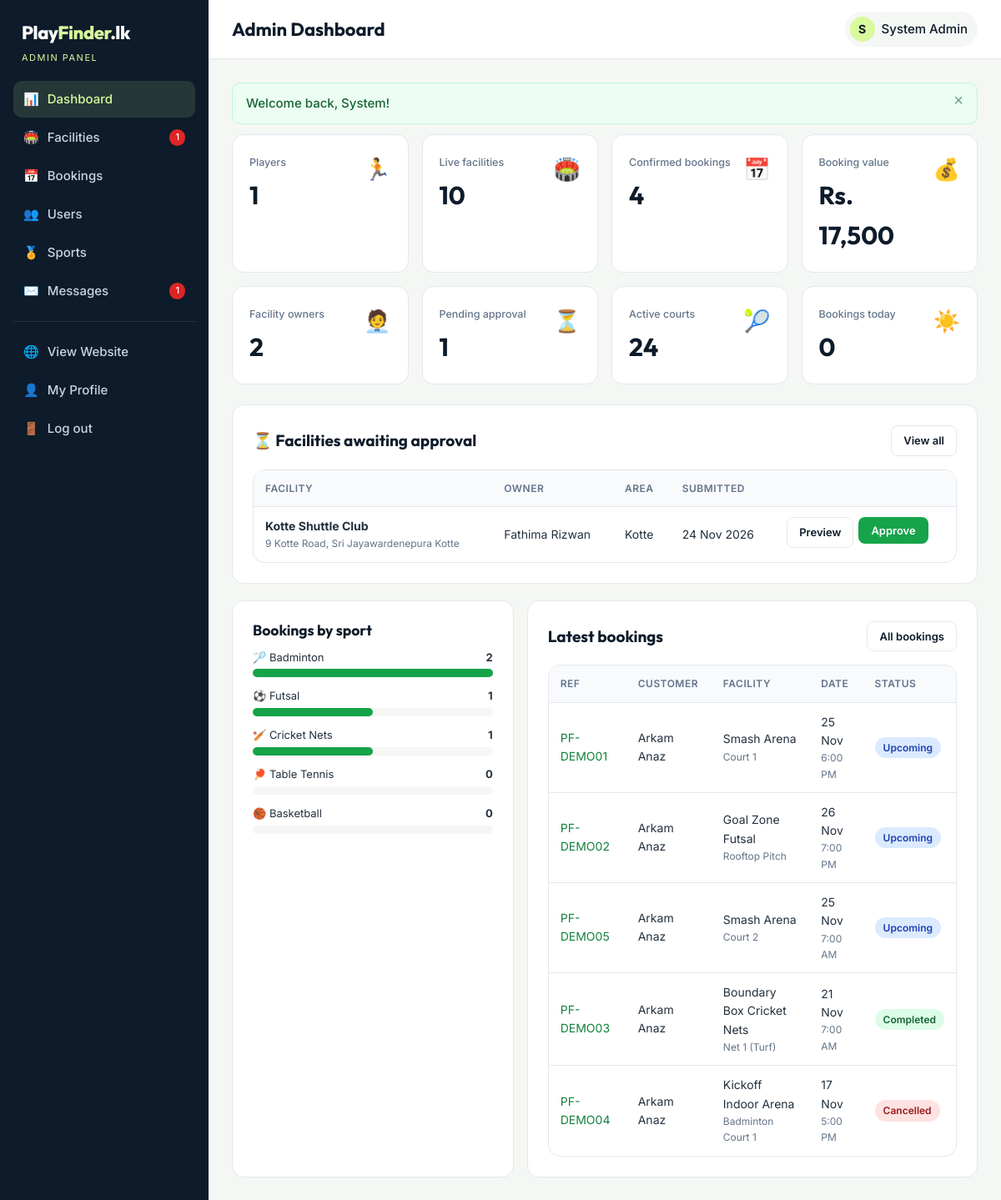
/admin/index.php (signed in), run on the app's committed database.
### tables this page shows
CREATE TABLE users (
    id            INT AUTO_INCREMENT PRIMARY KEY,
    full_name     VARCHAR(100) NOT NULL,
    email         VARCHAR(150) NOT NULL UNIQUE,
    phone         VARCHAR(20)  NOT NULL,
    password_hash VARCHAR(255) NOT NULL,
    role          ENUM('user','owner','admin') NOT NULL DEFAULT 'user',
    status        ENUM('active','blocked')     NOT NULL DEFAULT 'active',
    created_at    DATETIME NOT NULL DEFAULT CURRENT_TIMESTAMP
);

CREATE TABLE facilities (
    id          INT AUTO_INCREMENT PRIMARY KEY,
    owner_id    INT NOT NULL,
    name        VARCHAR(120) NOT NULL,
    description TEXT,
    address     VARCHAR(255) NOT NULL,
    area        VARCHAR(60)  NOT NULL,
    latitude    DECIMAL(10,7) NOT NULL,
    longitude   DECIMAL(10,7) NOT NULL,
    phone       VARCHAR(20)  NOT NULL,
    open_time   TIME NOT NULL DEFAULT '06:00:00',
    close_time  TIME NOT NULL DEFAULT '22:00:00',
    amenities   VARCHAR(255) DEFAULT NULL,
    image       VARCHAR(255) DEFAULT NULL,
    status      ENUM('pending','approved','rejected') NOT NULL DEFAULT 'pending',
    created_at  DATETIME NOT NULL DEFAULT CURRENT_TIMESTAMP,
    CONSTRAINT fk_fac_owner FOREIGN KEY (owner_id) REFERENCES users(id) ON DELETE CASCADE,
    INDEX idx_fac_area (area),
    INDEX idx_fac_status (status)
);

CREATE TABLE bookings (
    id            INT AUTO_INCREMENT PRIMARY KEY,
    booking_ref   VARCHAR(12) NOT NULL UNIQUE,
    user_id       INT NOT NULL,
    court_id      INT NOT NULL,
    booking_date  DATE NOT NULL,
    start_time    TIME NOT NULL,
    end_time      TIME NOT NULL,
    hours         TINYINT NOT NULL,
    total_price   DECIMAL(10,2) NOT NULL,
    status        ENUM('confirmed','cancelled') NOT NULL DEFAULT 'confirmed',
    notes         VARCHAR(255) DEFAULT NULL,
    cancelled_by  ENUM('user','owner','admin') DEFAULT NULL,
    created_at    DATETIME NOT NULL DEFAULT CURRENT_TIMESTAMP,
    cancelled_at  DATETIME DEFAULT NULL,
    CONSTRAINT fk_book_user  FOREIGN KEY (user_id)  REFERENCES users(id)  ON DELETE CASCADE,
    CONSTRAINT fk_book_court FOREIGN KEY (court_id) REFERENCES courts(id) ON DELETE CASCADE,
    INDEX idx_book_slot (court_id, booking_date, status)
);

CREATE TABLE courts (
    id             INT AUTO_INCREMENT PRIMARY KEY,
    facility_id    INT NOT NULL,
    sport_id       INT NOT NULL,
    name           VARCHAR(80) NOT NULL,
    price_per_hour DECIMAL(10,2) NOT NULL,
    is_active      TINYINT(1) NOT NULL DEFAULT 1,
    CONSTRAINT fk_court_fac   FOREIGN KEY (facility_id) REFERENCES facilities(id) ON DELETE CASCADE,
    CONSTRAINT fk_court_sport FOREIGN KEY (sport_id)    REFERENCES sports(id)
);

### includes/db.php (called while the page is built)
<?php
function db(): PDO
{
    static $pdo = null;
    if ($pdo === null) {
        try {
            $pdo = new PDO(DB_DSN, DB_USER, DB_PASS, [
                PDO::ATTR_ERRMODE            => PDO::ERRMODE_EXCEPTION,
                PDO::ATTR_DEFAULT_FETCH_MODE => PDO::FETCH_ASSOC,
                PDO::ATTR_EMULATE_PREPARES   => false,
            ]);
        } catch (PDOException $e) {
            http_response_code(500);
            exit('<div style="font-family:sans-serif;padding:40px;max-width:640px;margin:auto">
                <h2>Database connection failed</h2>
                <p>Please make sure MySQL is running in XAMPP and that you imported
                <code>database/playfinder.sql</code> in phpMyAdmin.</p>
                <p style="color:#888">Check settings in <code>config/config.php</code>.</p></div>');
        }
    }
    return $pdo;
}
function q(string $sql, array $params = []): PDOStatement
{
    $stmt = db()->prepare($sql);
    $stmt->execute($params);
    return $stmt;
}
function q_one(string $sql, array $params = []): ?array
{
    $row = q($sql, $params)->fetch();
    return $row === false ? null : $row;
}
function q_all(string $sql, array $params = []): array
{
    return q($sql, $params)->fetchAll();
}
function q_val(string $sql, array $params = [])
{
    return q($sql, $params)->fetchColumn();
}

### includes/auth.php (called while the page is built, shortened)
<?php
function current_user(): ?array
{
    static $user = false;
    if ($user === false) {
        $user = null;
        if (!empty($_SESSION['user_id'])) {
            $user = q_one('SELECT id, full_name, email, phone, role, status FROM users WHERE id = ?', [$_SESSION['user_id']]);
        }
    }
    return $user;
}
function is_logged_in(): bool
{
    return current_user() !== null;
}
function require_login(): array
{
    if (!is_logged_in()) {
        $_SESSION['redirect_after_login'] = $_SERVER['REQUEST_URI'] ?? url();
        flash('warning', 'Please log in to continue.');
        redirect('login.php');
    }
    return current_user();
}
function require_role(string ...$roles): array
{
    $user = require_login();
    return $user;
}

### includes/booking.php (called while the page is built, shortened)
<?php
function booking_state(array $b): string
{
    if ($b['status'] === 'cancelled') return 'cancelled';
    return strtotime($b['booking_date'] . ' ' . $b['end_time']) <= time() ? 'completed' : 'upcoming';
}
function booking_badge(array $b): string
{
    $state = booking_state($b);
    $map = ['upcoming' => 'info', 'completed' => 'success', 'cancelled' => 'danger'];
    return badge(ucfirst($state), $map[$state]);
}
function booking_select_sql(): string
{
    return 'SELECT b.*, c.name AS court_name, c.facility_id, s.name AS sport_name, s.icon,
                   f.name AS facility_name, f.area, f.address, f.phone AS facility_phone, f.owner_id,
                   f.latitude, f.longitude,
                   u.full_name AS user_name, u.email AS user_email, u.phone AS user_phone
            FROM bookings b
            JOIN courts c ON c.id = b.court_id
            JOIN sports s ON s.id = c.sport_id
            JOIN facilities f ON f.id = c.facility_id
            JOIN users u ON u.id = b.user_id';
}

### admin/index.php (the view, shortened to what this page needs)
<?php
require_once __DIR__ . '/../includes/init.php';
require_role('admin');
$today = date('Y-m-d');
$stats = [
    'players'    => q_val('SELECT COUNT(*) FROM users WHERE role = ?', ['user']),
    'owners'     => q_val('SELECT COUNT(*) FROM users WHERE role = ?', ['owner']),
    'facilities' => q_val('SELECT COUNT(*) FROM facilities WHERE status = ?', ['approved']),
    'pending'    => q_val('SELECT COUNT(*) FROM facilities WHERE status = ?', ['pending']),
    'courts'     => q_val('SELECT COUNT(*) FROM courts WHERE is_active = 1'),
    'bookings'   => q_val('SELECT COUNT(*) FROM bookings WHERE status = ?', ['confirmed']),
    'today'      => q_val('SELECT COUNT(*) FROM bookings WHERE status = ? AND booking_date = ?', ['confirmed', $today]),
    'value'      => q_val('SELECT COALESCE(SUM(total_price),0) FROM bookings WHERE status = ?', ['confirmed']),
];
$bySport = q_all('SELECT s.name, s.icon, COUNT(b.id) AS n FROM sports s
                  LEFT JOIN courts c ON c.sport_id = s.id
                  LEFT JOIN bookings b ON b.court_id = c.id AND b.status = ?
                  GROUP BY s.id, s.name, s.icon ORDER BY n DESC', ['confirmed']);
$maxSport = max(1, max(array_column($bySport, 'n') ?: [0]));
$pending = q_all('SELECT f.*, u.full_name AS owner_name FROM facilities f JOIN users u ON u.id = f.owner_id
                  WHERE f.status = ? ORDER BY f.created_at', ['pending']);
$recent = q_all(booking_select_sql() . ' ORDER BY b.created_at DESC LIMIT 8');
$pageTitle = 'Admin Dashboard';
$activeNav = 'dashboard';
require __DIR__ . '/../includes/dash_header.php';
?>
<div class="stat-grid">
    <div class="stat"><span class="icon">🏃</span><small>Players</small><strong><?= (int)$stats['players'] ?></strong></div>
    <div class="stat"><span class="icon">🏟️</span><small>Live facilities</small><strong><?= (int)$stats['facilities'] ?></strong></div>
    <div class="stat"><span class="icon">📅</span><small>Confirmed bookings</small><strong><?= (int)$stats['bookings'] ?></strong></div>
    <div class="stat"><span class="icon">💰</span><small>Booking value</small><strong><?= lkr($stats['value']) ?></strong></div>
    <div class="stat"><span class="icon">🧑‍💼</span><small>Facility owners</small><strong><?= (int)$stats['owners'] ?></strong></div>
    <div class="stat"><span class="icon">⏳</span><small>Pending approval</small><strong><?= (int)$stats['pending'] ?></strong></div>
    <div class="stat"><span class="icon">🎾</span><small>Active courts</small><strong><?= (int)$stats['courts'] ?></strong></div>
    <div class="stat"><span class="icon">☀️</span><small>Bookings today</small><strong><?= (int)$stats['today'] ?></strong></div>
</div>
<?php if ($pending): ?>
<div class="card">
    <div class="card-title"><h3>⏳ Facilities awaiting approval</h3><a href="<?= url('admin/facilities.php?status=pending') ?>" class="btn btn-outline btn-sm">View all</a></div>
    <div class="table-wrap">
        <table>
            <tr><th>Facility</th><th>Owner</th><th>Area</th><th>Submitted</th><th></th></tr>
            <?php foreach ($pending as $f): ?>
                <tr>
                    <td><strong><?= e($f['name']) ?></strong><span class="sub"><?= e($f['address']) ?></span></td>
                    <td><?= e($f['owner_name']) ?></td>
                    <td><?= e($f['area']) ?></td>
                    <td><?= date('d M Y', strtotime($f['created_at'])) ?></td>
                    <td class="actions">
                        <a href="<?= url('facility.php?id=' . $f['id']) ?>" class="btn btn-outline btn-sm" target="_blank">Preview</a>
                        <form method="post" action="<?= url('admin/facilities.php') ?>">
                            <button class="btn btn-primary btn-sm">Approve</button>
                        </form>
                    </td>
                </tr>
            <?php endforeach; ?>
        </table>
    </div>
</div>
<?php endif; ?>
<div class="grid-2" style="grid-template-columns:1fr 1.6fr;margin-top:20px">
    <div class="card" style="margin:0">
        <h3>Bookings by sport</h3>
        <?php foreach ($bySport as $s): ?>
            <div style="margin:12px 0">
                <div class="flex between small"><span><?= e($s['icon'] . ' ' . $s['name']) ?></span><strong><?= (int)$s['n'] ?></strong></div>
                <div style="background:var(--bg);border-radius:6px;height:10px;margin-top:4px">
                    <div style="background:var(--brand);height:10px;border-radius:6px;width:<?= round($s['n'] / $maxSport * 100) ?>%"></div>
                </div>
            </div>
        <?php endforeach; ?>
    </div>
    <div class="card" style="margin:0">
        <div class="card-title"><h3>Latest bookings</h3><a href="<?= url('admin/bookings.php') ?>" class="btn btn-outline btn-sm">All bookings</a></div>
        <div class="table-wrap">
            <table>
                <tr><th>Ref</th><th>Customer</th><th>Facility</th><th>Date</th><th>Status</th></tr>
                <?php foreach ($recent as $b): ?>
                    <tr>
                        <td><a href="<?= url('booking.php?ref=' . urlencode($b['booking_ref'])) ?>"><?= e($b['booking_ref']) ?></a></td>
                        <td><?= e($b['user_name']) ?></td>
                        <td><?= e($b['facility_name']) ?><span class="sub"><?= e($b['court_name']) ?></span></td>
                        <td><?= date('d M', strtotime($b['booking_date'])) ?><span class="sub"><?= time_label($b['start_time']) ?></span></td>
                        <td><?= booking_badge($b) ?></td>
                    </tr>
                <?php endforeach; ?>
            </table>
        </div>
    </div>
</div>
<?php require __DIR__ . '/../includes/dash_footer.php'; ?>

### includes/dash_header.php (shortened to what this page needs)
<?php
$user = current_user();
$isAdmin = $user['role'] === 'admin';
$activeNav = $activeNav ?? '';
if ($isAdmin) {
    $pendingCount = (int)q_val('SELECT COUNT(*) FROM facilities WHERE status = ?', ['pending']);
    $unreadCount  = (int)q_val('SELECT COUNT(*) FROM contact_messages WHERE is_read = 0');
    $menu = [
        'dashboard'  => ['admin/index.php', '📊', 'Dashboard', 0],
        'facilities' => ['admin/facilities.php', '🏟️', 'Facilities', $pendingCount],
        'bookings'   => ['admin/bookings.php', '📅', 'Bookings', 0],
        'users'      => ['admin/users.php', '👥', 'Users', 0],
        'sports'     => ['admin/sports.php', '🏅', 'Sports', 0],
        'messages'   => ['admin/messages.php', '✉️', 'Messages', $unreadCount],
    ];
} else {
    $menu = [
        'dashboard'  => ['owner/index.php', '📊', 'Dashboard', 0],
        'facilities' => ['owner/facilities.php', '🏟️', 'My Facilities', 0],
        'bookings'   => ['owner/bookings.php', '📅', 'Bookings', 0],
    ];
}
?>
<!DOCTYPE html>
<html lang="en">
<head>
    <link rel="stylesheet" href="<?= url('assets/css/style.css') ?>">
</head>
<body class="dash-body">
<aside class="sidebar" id="sidebar">
    <a href="<?= url('index.php') ?>" class="logo logo-light">Play<span>Finder</span>.lk</a>
    <div class="sidebar-role"><?= $isAdmin ? 'Admin Panel' : 'Facility Owner' ?></div>
    <nav>
        <?php foreach ($menu as $key => [$href, $icon, $label, $count]): ?>
            <a href="<?= url($href) ?>" class="<?= $activeNav === $key ? 'active' : '' ?>">
                <span><?= $icon ?></span> <?= e($label) ?>
                <?php if ($count > 0): ?><em class="count"><?= $count ?></em><?php endif; ?>
            </a>
        <?php endforeach; ?>
        <hr>
        <a href="<?= url('index.php') ?>"><span>🌐</span> View Website</a>
        <a href="<?= url('profile.php') ?>"><span>👤</span> My Profile</a>
        <a href="<?= url('logout.php') ?>"><span>🚪</span> Log out</a>
    </nav>
</aside>
<div class="dash-main">
    <header class="dash-top">
        <h1><?= e($pageTitle ?? 'Dashboard') ?></h1>
        <div class="user-chip static">
            <span class="avatar"><?= e(mb_strtoupper(mb_substr($user['full_name'], 0, 1))) ?></span>
            <?= e($user['full_name']) ?>
        </div>
    </header>
    <div class="dash-content">
    <?php foreach (get_flashes() as $flashItem): ?>
        <div class="alert alert-<?= e($flashItem['type']) ?>"><?= e($flashItem['message']) ?><button class="alert-close" aria-label="Close">×</button></div>
    <?php endforeach; ?>

### includes/functions.php (shortened to what this page needs)
<?php
function e($value): string
{
    return htmlspecialchars((string)($value ?? ''), ENT_QUOTES, 'UTF-8');
}
function url(string $path = ''): string
{
    return BASE_URL . '/' . ltrim($path, '/');
}
function get_flashes(): array
{
    $f = $_SESSION['flash'] ?? [];
    return $f;
}
function lkr($amount): string
{
    return 'Rs. ' . number_format((float)$amount, 0);
}
function time_label(string $time): string
{
    return date('g:i A', strtotime($time));
}
function badge(string $text, string $type): string
{
    return '<span class="badge badge-' . e($type) . '">' . e($text) . '</span>';
}

### data on the page
users: full_name "S", full_name "System Admin"
facilities: name "Kotte Shuttle Club", address "9 Kotte Road, Sri Jayawardenepura Kotte", owner.full_name "Fathima Rizwan", area "Kotte", created_at "24 Nov 2026"
bookings: booking_ref "PF-DEMO01", user.full_name "Arkam Anaz", facilities.name "Smash Arena", court.name "Court 1", booking_date "25 Nov", start_time "6:00 PM", text "Upcoming"
bookings: booking_ref "PF-DEMO02", user.full_name "Arkam Anaz", facilities.name "Goal Zone Futsal", court.name "Rooftop Pitch", booking_date "26 Nov", start_time "7:00 PM", text "Upcoming"
bookings: booking_ref "PF-DEMO05", user.full_name "Arkam Anaz", facilities.name "Smash Arena", court.name "Court 2", booking_date "25 Nov", start_time "7:00 AM", text "Upcoming"
bookings: booking_ref "PF-DEMO03", user.full_name "Arkam Anaz", facilities.name "Boundary Box Cricket Nets", court.name "Net 1 (Turf)", booking_date "21 Nov", start_time "7:00 AM", text "Completed"
bookings: booking_ref "PF-DEMO04", user.full_name "Arkam Anaz", facilities.name "Kickoff Indoor Arena", court.name "Badminton Court 1", booking_date "17 Nov", start_time "5:00 PM", text "Cancelled"

### other printed values
$icon "📊"
$label "Dashboard"
$icon "🏟️"
$label "Facilities"
$count "1"
$icon "📅"
$label "Bookings"
$icon "👥"
$label "Users"
$icon "🏅"
$label "Sports"
$icon "✉️"
$label "Messages"
$pageTitle "Admin Dashboard"
$flashItem['message'] "Welcome back, System!"
